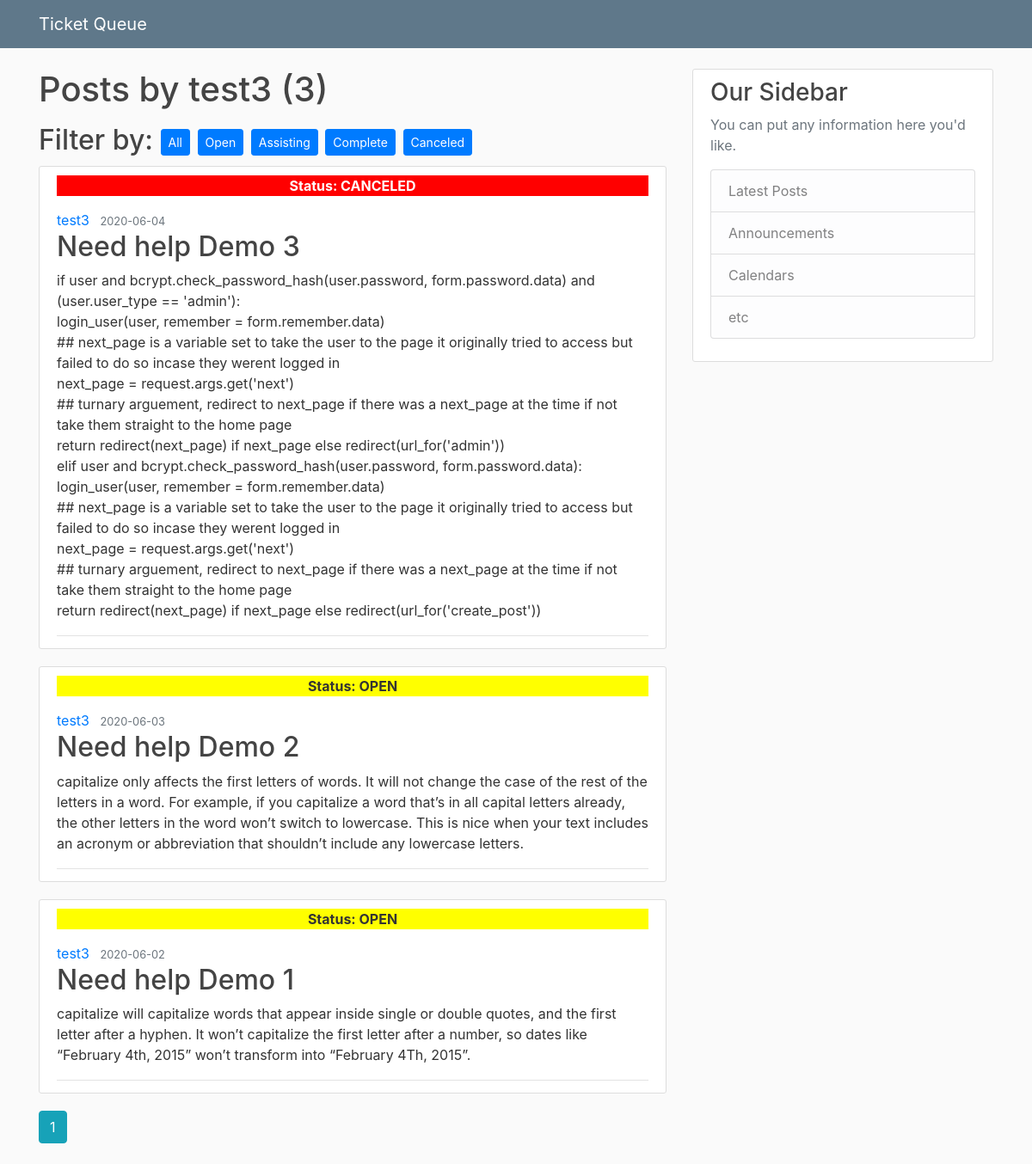
Page /user/test3 on the earlier database version.
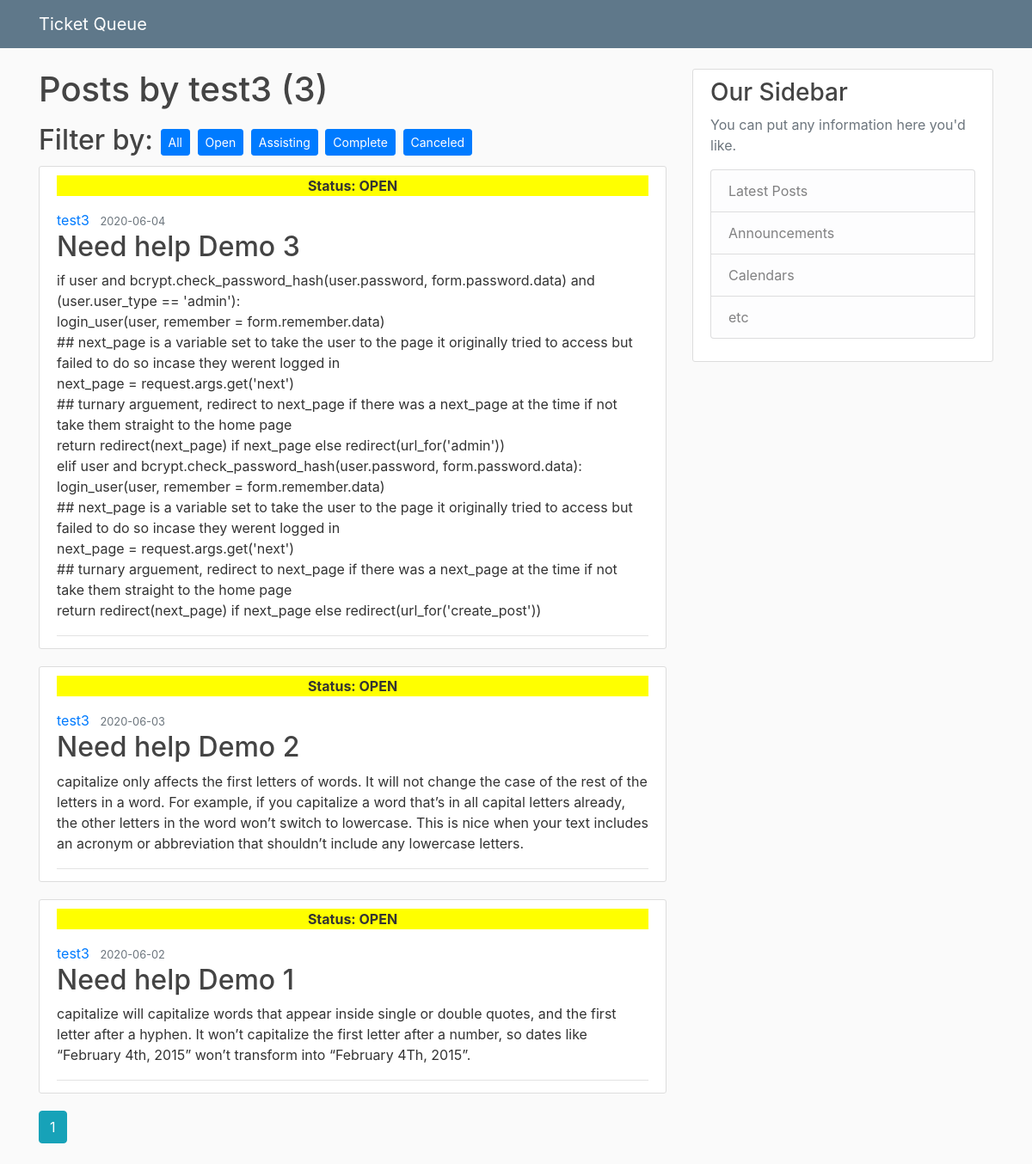
Same page on the later database version.
### helpdeskqueue/models.py (models this page shows, shortened)
class User(db.Model, UserMixin):
    id = db.Column(db.Integer, primary_key = True)
    username = db.Column(db.String(20), unique = True, nullable = False)
    user_type = db.Column(db.String(20), unique = True, nullable = False)
    email = db.Column(db.String(120), unique = True, nullable = False)
    password = db.Column(db.String(60), nullable = False)
    posts = db.relationship('Post', backref = 'author', lazy = True)

class Post(db.Model):
    id = db.Column(db.Integer, primary_key = True)
    title = db.Column(db.String(100), nullable = False)
    date_posted = db.Column(db.DateTime, nullable = False, default = datetime.utcnow)
    content = db.Column(db.Text, nullable = False)
    category = db.Column(db.Text, nullable = False)
    status = db.Column(db.Text, nullable = False)
    user_id = db.Column(db.Integer, db.ForeignKey('user.id'), nullable = False)
    notes = db.Column(db.String, nullable = True)
    assisted_by = db.Column(db.String, nullable = True)

### helpdeskqueue/routes.py (the view)
@app.route("/user/<string:username>")
def user_posts(username):
    action = PageAction()
    page = request.args.get('page', 1, type = int)
    user = User.query.filter_by(username = username).first_or_404()
    print(user.username)
    posts = Post.query.filter_by(author = user)\
        .order_by(Post.date_posted.desc())\
        .paginate(page = page, per_page = 5)
    return render_template('user_posts.html', posts = posts, user = user, status = status, action = action, filter_status = 'open')

### helpdeskqueue/templates/user_posts.html (shortened to what this page needs)
{% extends 'layout.html' %}
{% block content %}
    <h1 class = "mb-3"> Posts by {{ user.username }} ({{ posts.total }})</h1>
    <h2>Filter by:
    <a class = "btn btn-primary btn-sm mt-1 mb-1" href= "{{ url_for('user_posts', username = current_user.username)}}"> All</a>
    <a class = "btn btn-primary btn-sm mt-1 mb-1" href = "{{ url_for('user_posts_open', username = user.username) }}"> Open</a>
    <a class = "btn btn-primary btn-sm mt-1 mb-1" href = "{{ url_for('user_posts_assisting', username = user.username) }}"> Assisting</a>
    <a class = "btn btn-primary btn-sm mt-1 mb-1" href = "{{ url_for('user_posts_complete', username = user.username) }}"> Complete</a>
    <a class = "btn btn-primary btn-sm mt-1 mb-1" href = "{{ url_for('user_posts_canceled', username = user.username) }}"> Canceled</a>
    </h2>
    {% for post in posts.items %}
        <article class="media content-section">
            <div class="media-body">
            <div class="article-metadata">
                    {% if post.status == status[0] %}
                        <p style="background-color: #FFFF00; text-align: center"><strong>Status: {{ post.status.upper() }}</strong></p>
                    {% endif %}
                    {% if post.status == status[3] %}
                        <p style = "background-color: red; text-align: center; color: white" ><strong>Status: {{ post.status.upper() }}</strong></p>
                    {% endif %}
                    <a class="mr-2" href="{{ url_for('user_posts', username = post.author.username) }}">{{ post.author.username }}</a>
                    <small class="text-muted">{{ post.date_posted.strftime('%Y-%m-%d') }}</small>
                    <h2><a class="article-title" href="{{ url_for('post', post_id = post.id) }}">{{ post.title }}</a></h2>
                    <p class="article-content">{{ post.content }}</p>
            </div>
            </div>
        </article>
    {% endfor %}
    {% for page_num in posts.iter_pages(left_edge = 1, right_edge = 1, left_current = 1, right_current =2)  %}
        {% if page_num %}
          {% if posts.page == page_num %}
            <a class = "btn btn-info mb-4" href = "{{ url_for('user_posts', username=user.username, page = page_num) }}">{{ page_num }}</a>
          {% else %}
            <a class = "btn btn-outline-info mb-4" href = "{{ url_for('user_posts', username=user.username, page = page_num) }}">{{ page_num }}</a>
          {% endif %}
        {% else %}
        ...
        {% endif %}
    {% endfor %}
{% endblock content %}

### helpdeskqueue/templates/layout.html (shortened to what this page needs)
<!DOCTYPE html>
<html lang="en">
<head>
    <link rel="stylesheet" href="https://stackpath.bootstrapcdn.com/bootstrap/4.5.0/css/bootstrap.min.css">
    <link rel="stylesheet" type="text/css" href="{{ url_for('static', filename = 'main.css') }}">
</head>
<body>
    <header class="site-header">
        <nav class="navbar navbar-expand-md navbar-dark bg-steel fixed-top">
        <div class="container">
            <a class="navbar-brand mr-4" href="#">Ticket Queue</a>
        </nav>
    </header>
    <main role="main" class="container">
        <div class="row">
          <div class="col-md-8">
            {% block content %}{% endblock content%}
          </div>
          <div class="col-md-4">
            <div class="content-section">
              <h3>Our Sidebar</h3>
              <p class='text-muted'>You can put any information here you'd like.
                <ul class="list-group">
                  <li class="list-group-item list-group-item-light">Latest Posts</li>
                  <li class="list-group-item list-group-item-light">Announcements</li>
                  <li class="list-group-item list-group-item-light">Calendars</li>
                  <li class="list-group-item list-group-item-light">etc</li>
                </ul>
              </p>
            </div>
          </div>
        </div>
      </main>
</body>
</html>

### helpdeskqueue/static/main.css (style rules this page uses)
body { background: #fafafa; color: #333333; margin-top: 5rem; }
h1, h2, h3, h4, h5, h6 { color: #444444; }
.bg-steel { background-color: #5f788a; }
.content-section { background: #ffffff; padding: 10px 20px; border: 1px solid #dddddd; border-radius: 3px; margin-bottom: 20px; }
.article-title { color: #444444; }
.article-content { white-space: pre-line; }
.article-metadata { padding-bottom: 1px; margin-bottom: 4px; border-bottom: 1px solid #e3e3e3 }

Differences in the rows shown:
changed Post "Need help Demo 3": status "CANCELED" → "OPEN"
